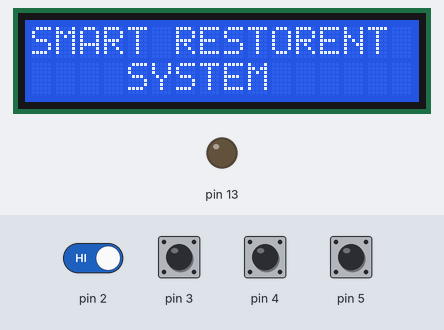
Simulated run of this sketch. Board: Arduino Uno, built with avr-gcc and run on an emulated ATmega328P. Parts: 16×2 character LCD, output pins drawn as LEDs (lit = HIGH). Dashed ring = blinking. Inputs (shaded band) come from the test bench; at power-on: pin 2–5 HIGH. What the sketch prints to the serial monitor is not drawn.

Above: at 4.6 s.
4.7 s: pin 5 pulled LOW for 0.15 s
At 6.9 s:
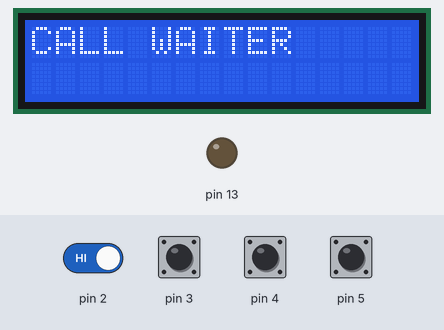
7.2 s: pin 2 driven LOW and pin 5 driven LOW
At 8.0 s:
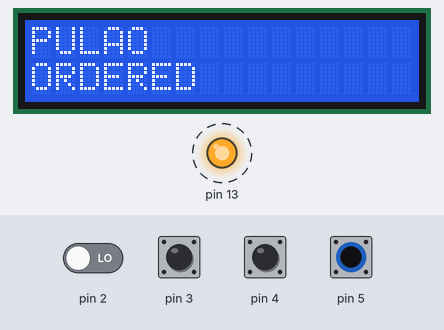
10.2 s: pin 3 pulled LOW for 0.15 s
At 10.8 s:
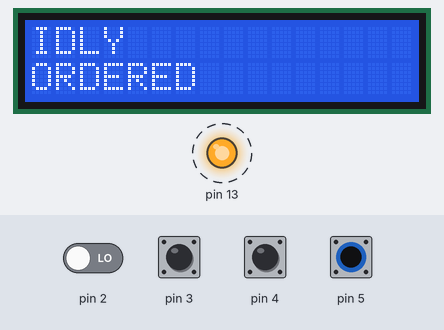
12.7 s: pin 4 pulled LOW for 1 s
At 13.7 s:
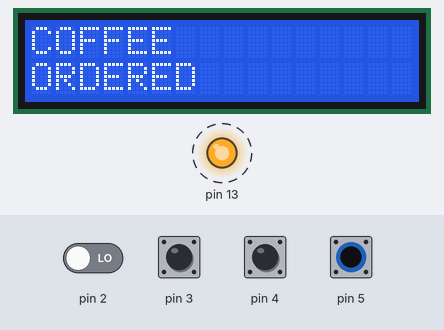
15.8 s: pin 2 driven HIGH
At 17.1 s:
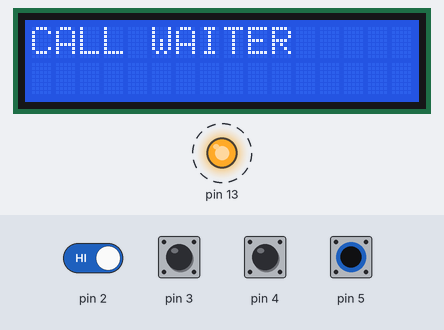
18.8 s: pin 3 pulled LOW for 1 s
At 20.2 s:
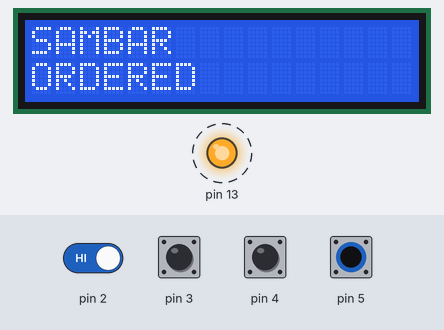
Timing chart, 0 to 22.9 s (numbered marks = the images above; inputs shaded):
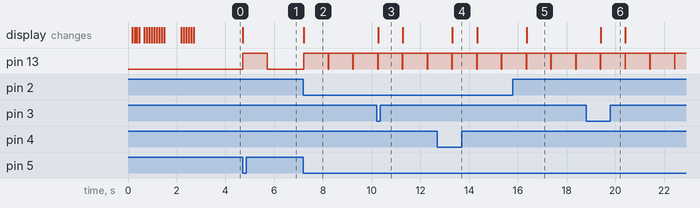

Measured:
- after the input at 4.7 s, pin 13: LOW → HIGH at once, → LOW 1.0 s later; the display: changes at once (image 1)
- after the input at 7.2 s, pin 13: alternates HIGH for 1.0 s and LOW for 0.02 s, starting at once; the display: changes at once (image 2)
- after the input at 10.2 s, the display: changes after 0.06 s (image 3)
- after the input at 12.7 s, the display: changes after 0.61 s (image 4)
- after the input at 15.8 s, the display: changes after 0.56 s (image 5)
- after the input at 18.8 s, the display: changes after 0.60 s (image 6)

The sketch:

RX.ino
```cpp
#include <Wire.h>
#include <LiquidCrystal_I2C.h>

// Set the LCD address to 0x27 for a 16 chars and 2 line display
LiquidCrystal_I2C lcd(0x27, 16, 2);

String name1="SMART RESTORENT ";
String name2="    SYSTEM      ";

unsigned int data ,i;

void setup() {


  pinMode(2,INPUT_PULLUP);
    pinMode(3,INPUT_PULLUP);

  pinMode(4,INPUT_PULLUP);
    pinMode(5,INPUT_PULLUP);
     pinMode(13,OUTPUT);


   Serial.begin(9600);
    // initialize the LCD
  lcd.init();
  lcd.backlight();
  lcd.setCursor(0, 0);
  for(i=0;i<=16;i++){
   lcd.print(name1[i]);
   delay(100);
  }

  lcd.setCursor(0, 1);
  for(i=0;i<=16;i++){
   lcd.print(name2[i]);
   delay(100);
  }


}

// the loop function runs over and over again forever
void loop()
{
  if((digitalRead(2)==HIGH)&&(digitalRead(3)==LOW)&&(digitalRead(4)==LOW)&&(digitalRead(5)==LOW))

 {
  lcd.clear();
    lcd.setCursor(0, 0);
   lcd.print("TEA");

    lcd.setCursor(0,1);
   lcd.print("ORDERED");
   Serial.println("TEA ordered");
   digitalWrite(13,HIGH);
   delay(1000);
   digitalWrite(13,LOW);
 }
  if((digitalRead(2)==LOW)&&(digitalRead(3)==HIGH)&&(digitalRead(4)==LOW)&&(digitalRead(5)==LOW))

 {
  lcd.clear();
    lcd.setCursor(0, 0);
   lcd.print("COFFEE");

    lcd.setCursor(0,1);
   lcd.print("ORDERED");
   Serial.println("dish 2 ordered");
   digitalWrite(13,HIGH);
   delay(1000);
   digitalWrite(13,LOW);
 }
  if((digitalRead(2)==HIGH)&&(digitalRead(3)==HIGH)&&(digitalRead(4)==LOW)&&(digitalRead(5)==LOW))

 {
  lcd.clear();
    lcd.setCursor(0, 0);
   lcd.print("DOSA");

    lcd.setCursor(0,1);
   lcd.print("ORDERED");
   Serial.println("dish 3 ordered");
   digitalWrite(13,HIGH);
   delay(1000);
   digitalWrite(13,LOW);
 }
  if((digitalRead(2)==LOW)&&(digitalRead(3)==LOW)&&(digitalRead(4)==HIGH)&&(digitalRead(5)==LOW))

 {
  lcd.clear();
    lcd.setCursor(0, 0);
   lcd.print("IDLY");

    lcd.setCursor(0,1);
   lcd.print("ORDERED");
   Serial.println("dish 4 ordered");
   digitalWrite(13,HIGH);
   delay(1000);
   digitalWrite(13,LOW);
 }
  if((digitalRead(2)==HIGH)&&(digitalRead(3)==LOW)&&(digitalRead(4)==HIGH)&&(digitalRead(5)==LOW))

 {
  lcd.clear();
    lcd.setCursor(0, 0);
   lcd.print("SAMBAR");

    lcd.setCursor(0,1);
   lcd.print("ORDERED");
   Serial.println("dish 5 ordered");
   digitalWrite(13,HIGH);
   delay(1000);
   digitalWrite(13,LOW);
 }
  if((digitalRead(2)==LOW)&&(digitalRead(3)==HIGH)&&(digitalRead(4)==HIGH)&&(digitalRead(5)==LOW))

 {
  lcd.clear();
    lcd.setCursor(0, 0);
   lcd.print("PULAO");

    lcd.setCursor(0,1);
   lcd.print("ORDERED");
   Serial.println("dish 6 ordered");
   digitalWrite(13,HIGH);
   delay(1000);
   digitalWrite(13,LOW);
 }
  if((digitalRead(2)==HIGH)&&(digitalRead(3)==HIGH)&&(digitalRead(4)==HIGH)&&(digitalRead(5)==LOW))

 {
  lcd.clear();
    lcd.setCursor(0, 0);
   lcd.print("CALL WAITER");

   Serial.println("CALL WAITER");
   digitalWrite(13,HIGH);
   delay(1000);
   digitalWrite(13,LOW);
 }
  if((digitalRead(2)==LOW)&&(digitalRead(3)==LOW)&&(digitalRead(4)==LOW)&&(digitalRead(5)==HIGH))

 {
  lcd.clear();
    lcd.setCursor(0, 0);
   lcd.print("BILL REQUEST");

   Serial.println("BILL REQUEST");
   digitalWrite(13,HIGH);
   delay(1000);
   digitalWrite(13,LOW);
 }

}
```
